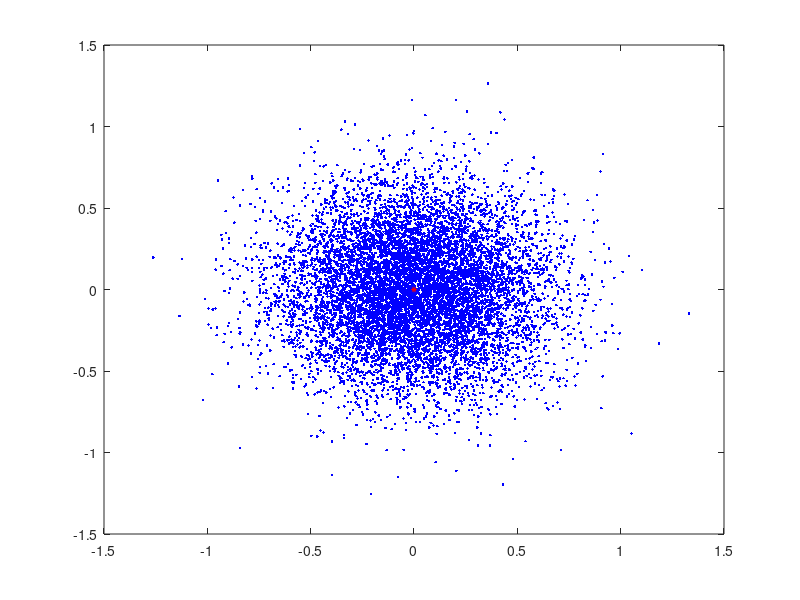
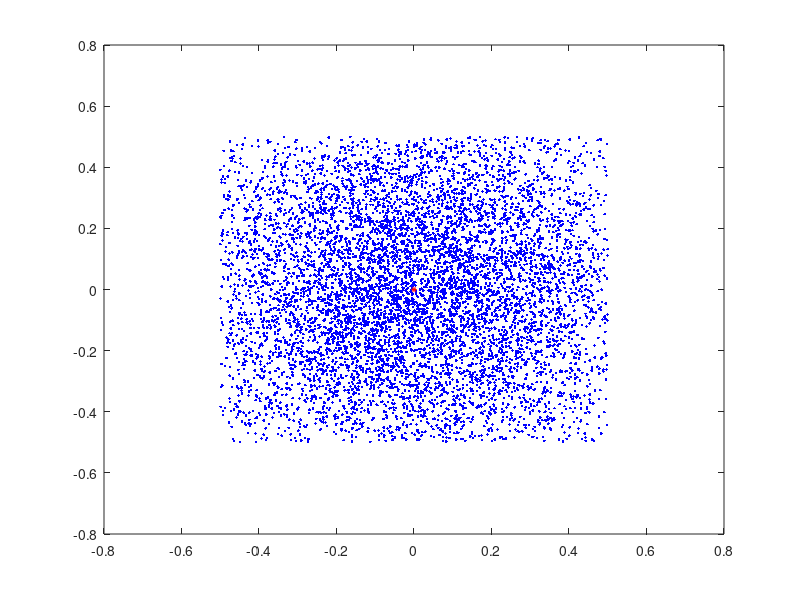

Recreate these plots in MATLAB, in order.
% function y = nm_dist(size)
Mu = [0  0]';%均值，也就是数据的中心，控制生成点的总体位置
Sigma = [0.1 0 ; 0 0.1];
p = mvnrnd( Mu, Sigma, 10000);
plot( p(:,1), p(:,2), 'b.', Mu(1), Mu(2), 'r*', 'MarkerSize', 4 );
csvwrite('normal_dist_0.01_0.01.csv', p);


x=find( max(abs(p),[],2) <= 0.5 );
x = p(x,:);
size(x)
figure(2);
plot(x(:,1),x(:,2),'b.',Mu(1),Mu(2),'r*','MarkerSize',4);
% csvwrite('bounded_normal_dist.csv', p(x,:));
